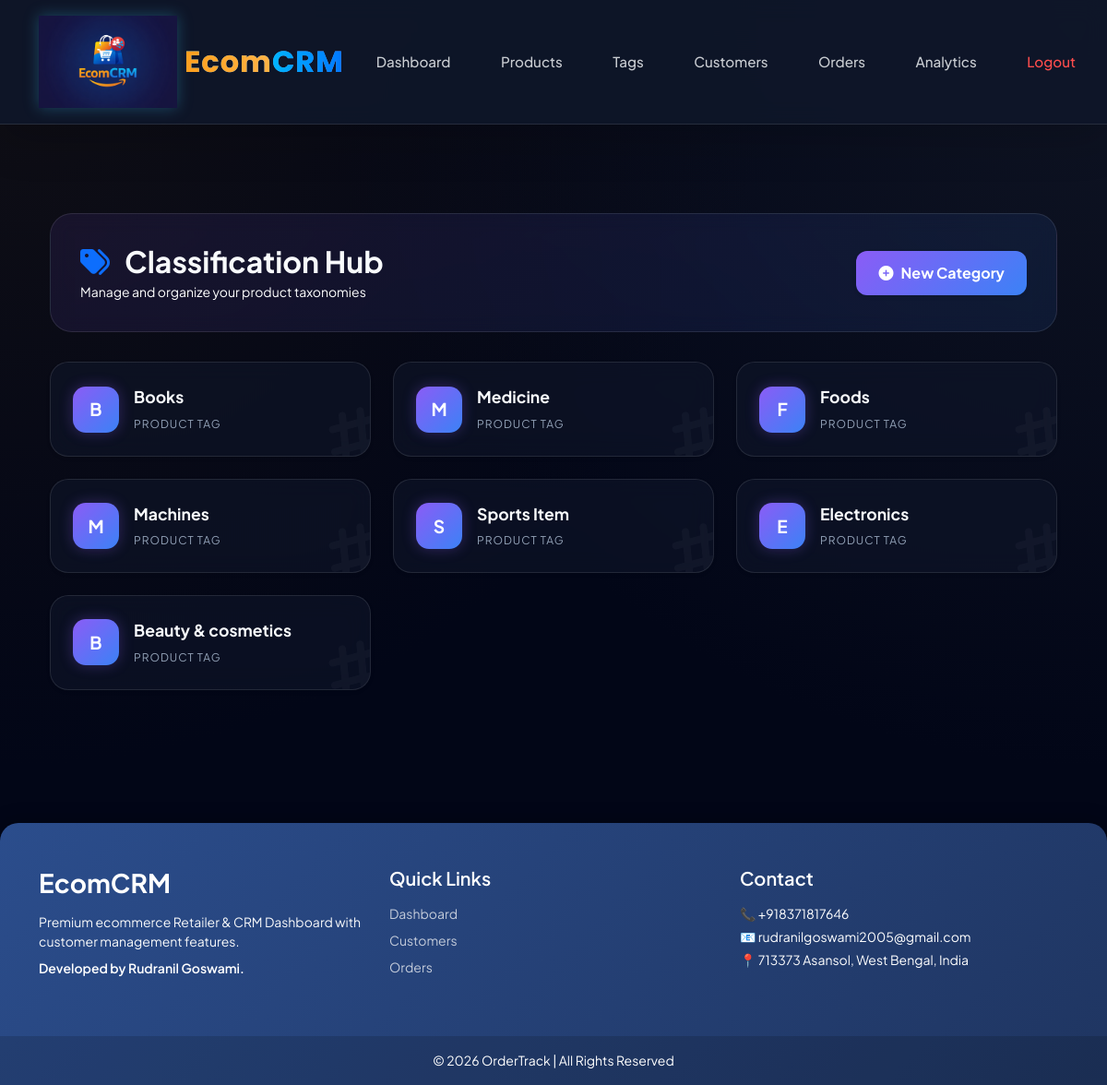
Page /tag_list/ (signed in) on the committed database.
### account/models.py (models this page shows, shortened)
class Tag(models.Model):
    name=models.CharField(max_length=200,null=True)

### account/views.py (the view)
# urls.py: path('tag_list/',views.tag_list,name='tag_list'),
@login_required(login_url='login')
def tag_list(request):
    tags=Tag.objects.all()
    context={'tags':tags}
    return render(request,'account/tag_list.html',context)

### template/account/tag_list.html (shortened to what this page needs)
{% extends 'main.html' %}
{% block content %}
<link rel="stylesheet" href="https://cdnjs.cloudflare.com/ajax/libs/font-awesome/6.0.0/css/all.min.css">
<div class="container py-5">
    <div class="tag-header">
        <div>
            <h2 class="fw-bold mb-0"><i class="fas fa-tags me-3 text-primary"></i>Classification Hub</h2>
            <p class="text-white mb-0 small mt-1">Manage and organize your product taxonomies</p>
        </div>
        <a href="{% url 'import_tag_csv' %}"
        class="btn btn-create-tag shadow-sm">
       <i class="fas fa-plus-circle me-2"></i>New Category
       </a>
    </div>
    <div class="tag-grid">
        {% for i in tags %}
        <div class="tag-card shadow-sm">
            <div class="tag-avatar">
                {{ i.name|slice:":1"|upper }}
            </div>
            <div class="tag-info">
                <span class="tag-name">{{ i.name }}</span>
                <span class="tag-meta">Product Tag</span>
            </div>
            <i class="fas fa-hashtag position-absolute" style="right: -10px; bottom: -10px; font-size: 4rem; opacity: 0.03; transform: rotate(-15deg);"></i>
        </div>
        {% endfor %}
    </div>
</div>
{% endblock content %}

### static/CSS/main.css (style rules this page uses)
body { margin: 0; font-family: 'Segoe UI', Tahoma, Geneva, Verdana, sans-serif; background: linear-gradient(135deg, #1fd1f9, #b621fe); min-height: 100vh; display: flex; flex-direction: column; }
.btn { border-radius: 12px; font-weight: 600; padding: 10px 20px; transition: 0.25s; }

### template/navbar.html (style rules this page uses)
:root { --nav-bg: rgba(15, 23, 42, 0.9); --accent-color: #38bdf8; --text-main: #f8fafc; --transition: all 0.3s cubic-bezier(0.4, 0, 0.2, 1); }

### template/account/tag_list.html (style rules this page uses)
:root { --glass-bg: rgba(255, 255, 255, 0.03); --glass-border: rgba(255, 255, 255, 0.1); --neon-purple: #8b5cf6; --neon-blue: #3b82f6; }
body { font-family: 'Plus Jakarta Sans', sans-serif; background: radial-gradient(at 0% 0%, hsla(253,16%,7%,1) 0, transparent 50%), radial-gradient(at 100% 0%, hsla(225,39%,10%,1) 0, transparent 50%), #020617; color: #f8fafc; min-height: 100vh; }
.tag-header { background: linear-gradient(135deg, rgba(139, 92, 246, 0.1), rgba(59, 130, 246, 0.1)); backdrop-filter: blur(10px); border: 1px solid var(--glass-border); border-radius: 24px; padding: 2rem; margin-bottom: 2rem; display: flex; justify-content: space-between; align-items: center; }
.tag-grid { display: grid; grid-template-columns: repeat(auto-fill, minmax(280px, 1fr)); gap: 1.5rem; }
.tag-card { background: rgba(15, 23, 42, 0.6); backdrop-filter: blur(12px); border: 1px solid var(--glass-border); border-radius: 20px; padding: 1.5rem; display: flex; align-items: center; gap: 1rem; transition: all 0.3s cubic-bezier(0.4, 0, 0.2, 1); position: relative; overflow: hidden; }
.tag-card::after { content: ''; position: absolute; top: -50%; left: -50%; width: 200%; height: 200%; background: radial-gradient(circle, rgba(139, 92, 246, 0.1) 0%, transparent 70%); opacity: 0; transition: opacity 0.3s; }
.tag-avatar { width: 50px; height: 50px; background: linear-gradient(135deg, var(--neon-purple), var(--neon-blue)); border-radius: 14px; display: flex; align-items: center; justify-content: center; font-weight: 700; font-size: 1.2rem; color: white; box-shadow: 0 0 15px rgba(139, 92, 246, 0.3); z-index: 1; }
.tag-info { z-index: 1; }
.tag-name { font-weight: 700; font-size: 1.1rem; margin-bottom: 2px; display: block; }
.tag-meta { font-size: 0.75rem; color: #94a3b8; text-transform: uppercase; letter-spacing: 1px; }
.btn-create-tag { background: linear-gradient(135deg, var(--neon-purple), var(--neon-blue)); border: none; border-radius: 12px; padding: 0.75rem 1.5rem; font-weight: 700; color: white; transition: transform 0.2s; }

### rows in the picture
Tag: name "B", name "Books"
Tag: name "M", name "Medicine"
Tag: name "F", name "Foods"
Tag: name "M", name "Machines"
Tag: name "S", name "Sports Item"
Tag: name "E", name "Electronics"
Tag: name "B", name "Beauty & cosmetics"
